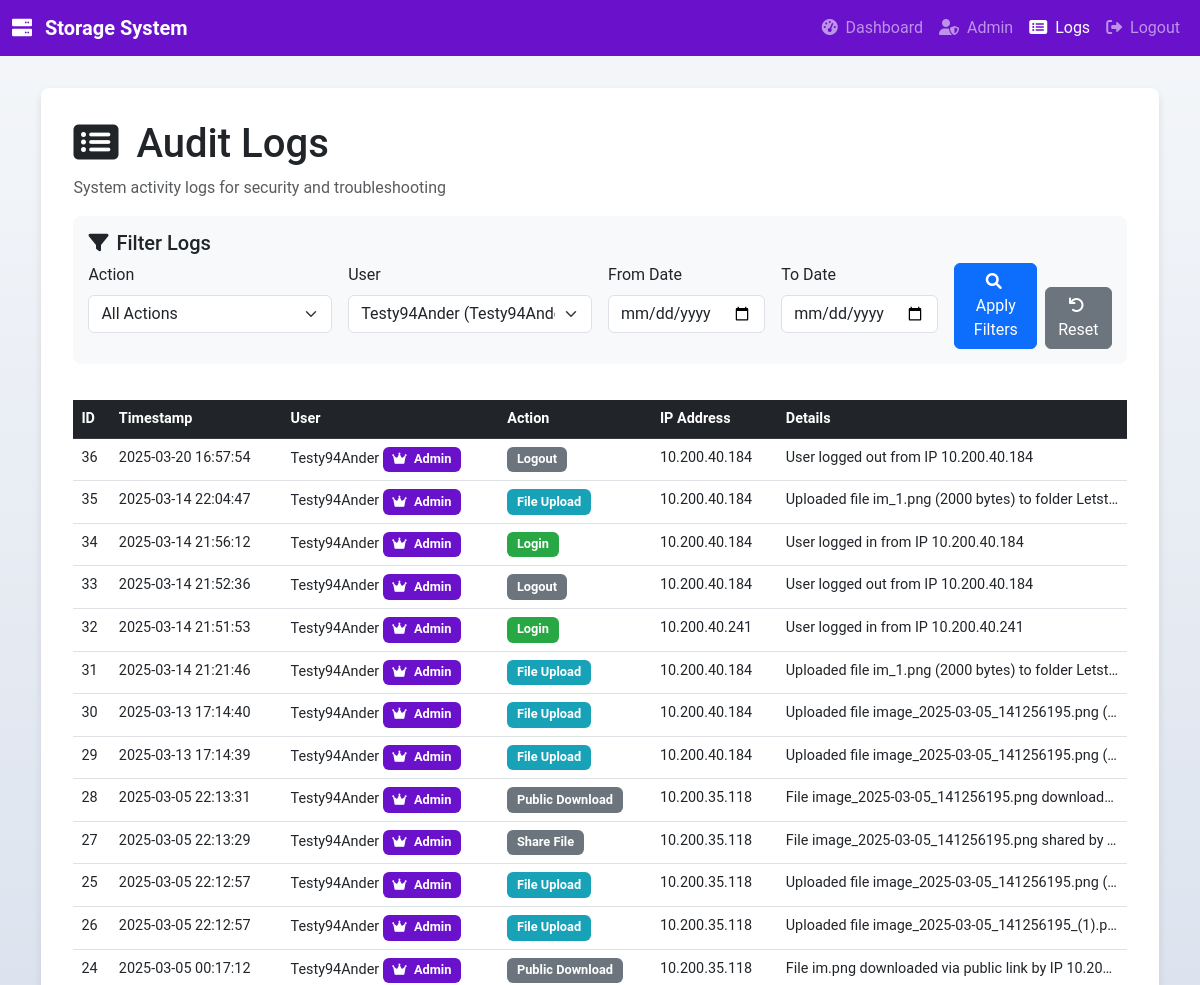
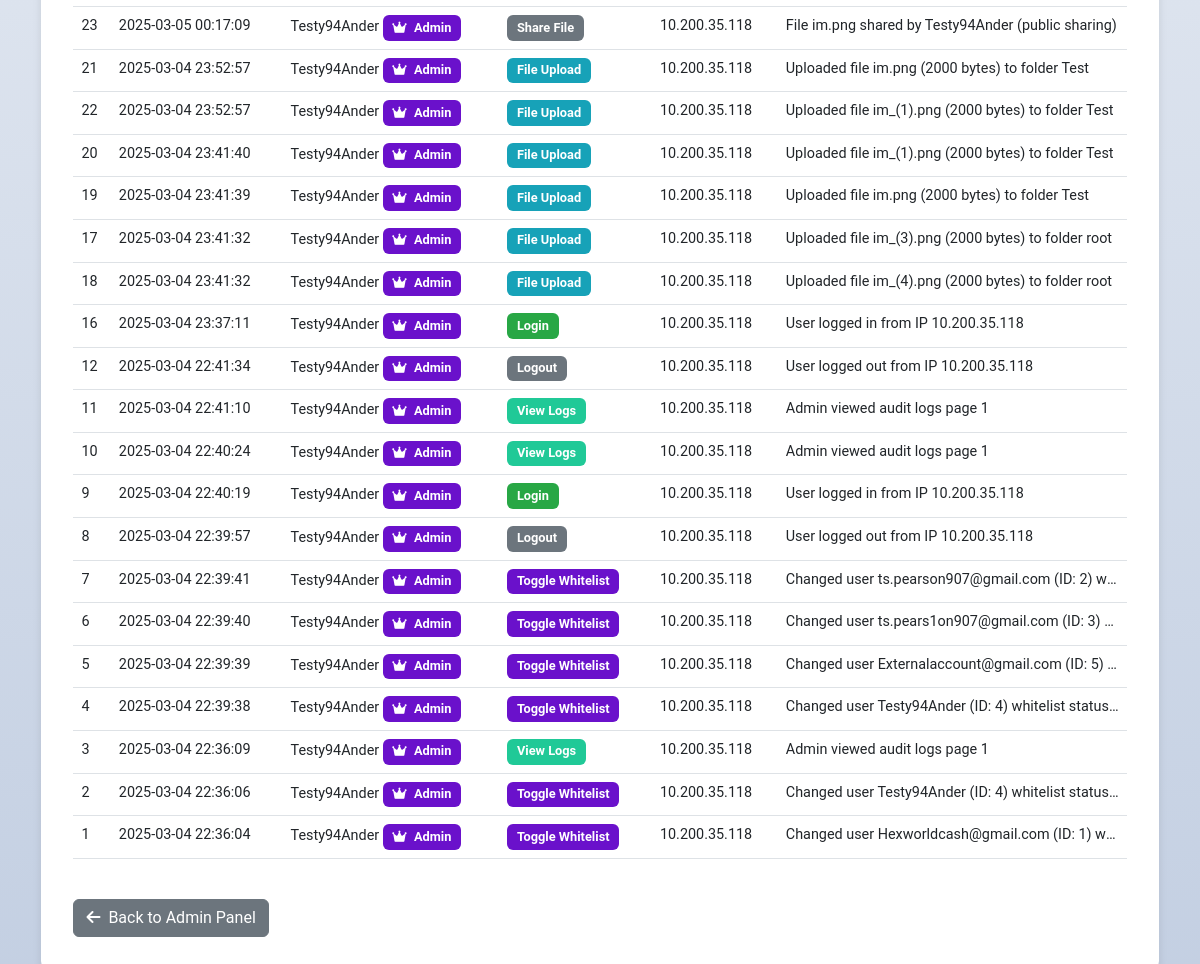
Screenshot of /admin/logs?user_id=4 (signed in) with the database file from the repository (2 pictures, top to bottom).
### app/models.py (models this page shows, shortened)
class AuditLog(db.Model):
    __tablename__ = 'AuditLog'
    id = db.Column(db.Integer, primary_key=True)
    timestamp = db.Column(db.DateTime, default=db.func.now())
    user_id = db.Column(db.Integer, db.ForeignKey('User.id'), nullable=False)
    action = db.Column(db.String(255), nullable=False)  # Type of action (login, upload, delete, etc.)
    details = db.Column(db.Text, nullable=True)  # Additional details about the action
    ip_address = db.Column(db.String(45), nullable=True)  # Store IP address (IPv4 or IPv6)
    user = db.relationship('User', backref=db.backref('audit_logs', lazy=True))

class User(db.Model, UserMixin):
    __tablename__ = 'User'
    id = db.Column(db.Integer, primary_key=True)
    username = db.Column(db.String(80), unique=True, nullable=False)
    email = db.Column(db.String(120), unique=True, nullable=False)
    password = db.Column(db.String(200), nullable=False)
    is_whitelisted = db.Column(db.Boolean, default=False)  # New field for whitelist status
    is_admin = db.Column(db.Boolean, default=False)  # Admin status flag

### app/routes.py (the view, shortened to what this page needs)
@main.route('/admin/logs', methods=['GET'])
@login_required
def admin_logs():
    if not current_user.is_admin:
        flash('You do not have permission to access this page.', 'danger')
        log_audit_event('access_denied', f"Non-admin user attempted to access audit logs")
        return redirect(url_for('main.dashboard'))
    page = request.args.get('page', 1, type=int)
    per_page = 50  # Number of logs per page
    action_filter = request.args.get('action', '')
    user_filter = request.args.get('user_id', '', type=str)
    date_from = request.args.get('date_from', '')
    date_to = request.args.get('date_to', '')
    query = AuditLog.query.order_by(AuditLog.timestamp.desc())
    if action_filter:
        query = query.filter(AuditLog.action == action_filter)
    if user_filter:
        query = query.filter(AuditLog.user_id == user_filter)
    if date_from:
        try:
            date_from_obj = datetime.strptime(date_from, '%Y-%m-%d')
            query = query.filter(AuditLog.timestamp >= date_from_obj)
        except ValueError:
            flash('Invalid date format for From Date', 'warning')
    all_actions = db.session.query(AuditLog.action).distinct().all()
    actions = [action[0] for action in all_actions]
    all_users = User.query.all()
    logs = query.paginate(page=page, per_page=per_page, error_out=False)
    log_audit_event('view_logs', f"Admin viewed audit logs page {page}")
    return render_template('admin_logs.html',
                          logs=logs,
                          actions=actions,
                          users=all_users,
                          current_action=action_filter,
                          current_user_filter=user_filter,
                          date_from=date_from,
                          date_to=date_to)

### app/routes.py (called while the page is built)
def log_audit_event(action, details=None):
    try:
        if current_user.is_authenticated:
            ip_address = request.remote_addr
            audit_log = AuditLog(
                user_id=current_user.id,
                action=action,
                details=details,
                ip_address=ip_address
            )
            db.session.add(audit_log)
            db.session.commit()
            print(colored(f"AUDIT: {action} by {current_user.username} - {details}", "cyan"), file=sys.stderr)
    except Exception as e:
        print(colored(f"ERROR logging audit event: {str(e)}", "red"), file=sys.stderr)
        db.session.rollback()

### app/templates/admin_logs.html (shortened to what this page needs)
<!DOCTYPE html>
<html lang="en">
<head>
    <link href="https://cdn.jsdelivr.net/npm/bootstrap@5.3.0/dist/css/bootstrap.min.css" rel="stylesheet">
    <link href="https://cdnjs.cloudflare.com/ajax/libs/font-awesome/6.0.0-beta3/css/all.min.css" rel="stylesheet">
</head>
<body>
    <nav class="navbar navbar-expand-lg navbar-dark">
        <div class="container-fluid">
            <a class="navbar-brand" href="{{ url_for('main.dashboard') }}">
                <i class="fas fa-server me-2"></i>
                Storage System
            </a>
            <div class="collapse navbar-collapse" id="navbarNav">
                <ul class="navbar-nav ms-auto">
                    <li class="nav-item">
                        <a class="nav-link" href="{{ url_for('main.dashboard') }}">
                            <i class="fas fa-tachometer-alt me-1"></i>
                            Dashboard
                        </a>
                    </li>
                    <li class="nav-item">
                        <a class="nav-link" href="{{ url_for('main.admin_panel') }}">
                            <i class="fas fa-user-shield me-1"></i>
                            Admin
                        </a>
                    </li>
                    <li class="nav-item">
                        <a class="nav-link active" href="{{ url_for('main.admin_logs') }}">
                            <i class="fas fa-list-alt me-1"></i>
                            Logs
                        </a>
                    </li>
                    <li class="nav-item">
                        <a class="nav-link" href="{{ url_for('main.logout') }}">
                            <i class="fas fa-sign-out-alt me-1"></i>
                            Logout
                        </a>
                    </li>
                </ul>
            </div>
        </div>
    </nav>
    <div class="container-fluid">
        <div class="admin-panel">
            <h1>
                <i class="fas fa-list-alt me-2"></i>
                Audit Logs
            </h1>
            <p class="text-muted">System activity logs for security and troubleshooting</p>
            <div class="filter-section">
                <h5><i class="fas fa-filter me-2"></i>Filter Logs</h5>
                <form action="{{ url_for('main.admin_logs') }}" method="GET" class="row g-3">
                    <div class="col-md-3">
                        <label for="action" class="form-label">Action</label>
                        <select class="form-select" id="action" name="action">
                            <option value="">All Actions</option>
                        </select>
                    </div>
                    <div class="col-md-3">
                        <label for="user_id" class="form-label">User</label>
                        <select class="form-select" id="user_id" name="user_id">
                            {% for user in users %}
                                <option value="{{ user.id }}" {% if current_user_filter|int == user.id %}selected{% endif %}>
                                    {{ user.username }} ({{ user.email }})
                                </option>
                            {% endfor %}
                        </select>
                    </div>
                    <div class="col-md-2">
                        <label for="date_from" class="form-label">From Date</label>
                        <input type="date" class="form-control" id="date_from" name="date_from" value="{{ date_from }}">
                    </div>
                    <div class="col-md-2">
                        <label for="date_to" class="form-label">To Date</label>
                        <input type="date" class="form-control" id="date_to" name="date_to" value="{{ date_to }}">
                    </div>
                    <div class="col-md-2 d-flex align-items-end">
                        <button type="submit" class="btn btn-primary me-2">
                            <i class="fas fa-search me-1"></i> Apply Filters
                        </button>
                        <a href="{{ url_for('main.admin_logs') }}" class="btn btn-secondary">
                            <i class="fas fa-undo me-1"></i> Reset
                        </a>
                    </div>
                </form>
            </div>
            <div class="table-responsive">
                <table class="table table-hover log-table">
                    <thead class="table-dark">
                        <tr>
                            <th>ID</th>
                            <th>Timestamp</th>
                            <th>User</th>
                            <th>Action</th>
                            <th>IP Address</th>
                            <th>Details</th>
                        </tr>
                    </thead>
                    <tbody>
                        {% for log in logs.items %}
                            <tr>
                                <td>{{ log.id }}</td>
                                <td>{{ log.timestamp.strftime('%Y-%m-%d %H:%M:%S') }}</td>
                                <td>
                                    {% set log_user = users|selectattr('id', 'eq', log.user_id)|first %}
                                    {% if log_user %}
                                        {{ log_user.username }}
                                        {% if log_user.is_admin %}
                                        <span class="badge badge-admin">
                                            <i class="fas fa-crown me-1"></i>
                                            Admin
                                        </span>
                                        {% endif %}
                                    {% else %}
                                        User ID: {{ log.user_id }} (deleted)
                                    {% endif %}
                                </td>
                                <td>
                                    <span class="badge badge-{{ log.action }} {% if log.action not in ['login', 'logout', 'file_upload', 'toggle_whitelist', 'error', 'security_violation', 'access_denied', 'upload_blocked', 'upload_error', 'view_logs'] %}badge-default{% endif %}">
                                        {{ log.action | replace('_', ' ') | title }}
                                    </span>
                                </td>
                                <td>{{ log.ip_address }}</td>
                                <td class="log-details">{{ log.details }}</td>
                            </tr>
                        {% else %}
                            <tr>
                                <td colspan="6" class="text-center">No logs found matching your criteria</td>
                            </tr>
                        {% endfor %}
                    </tbody>
                </table>
            </div>
            <div class="mt-4">
                <a href="{{ url_for('main.admin_panel') }}" class="btn btn-secondary">
                    <i class="fas fa-arrow-left me-1"></i>
                    Back to Admin Panel
                </a>
            </div>
        </div>
    </div>
</body>
</html>

### app/templates/admin_logs.html (style rules this page uses)
body { font-family: 'Roboto', sans-serif; background: linear-gradient(to bottom, #f5f7fa, #c3cfe2); min-height: 100vh; }
.navbar { background: #6a11cb; color: white; }
.navbar .navbar-brand { font-weight: bold; color: white; }
.admin-panel { background: white; border-radius: 8px; box-shadow: 0 4px 8px rgba(0, 0, 0, 0.1); padding: 2rem; margin: 2rem auto; max-width: 95%; }
.table { margin-top: 1rem; }
.badge { font-size: 0.8rem; padding: 0.4rem 0.6rem; }
.badge-admin { background-color: #6a11cb; }
.filter-section { background-color: #f8f9fa; padding: 15px; border-radius: 8px; margin-bottom: 20px; }
.log-table { font-size: 0.9rem; }
.log-details { max-width: 300px; overflow: hidden; text-overflow: ellipsis; white-space: nowrap; }
.badge-login { background-color: #28a745; color: white; }
.badge-logout { background-color: #6c757d; color: white; }
.badge-file_upload { background-color: #17a2b8; color: white; }
.badge-toggle_whitelist { background-color: #6a11cb; color: white; }
.badge-view_logs { background-color: #20c997; color: white; }
.badge-default { background-color: #6c757d; color: white; }

### rows the page displays
AuditLog: id "36", timestamp "2025-03-20 16:57:54", action "Logout", ip_address "10.200.40.184", details "User logged out from IP 10.200.40.184"
User: username "Testy94Ander"
AuditLog: id "35", timestamp "2025-03-14 22:04:47", action "File Upload", ip_address "10.200.40.184", details "Uploaded file im_1.png (2000 bytes) to folder Letst…"
AuditLog: id "34", timestamp "2025-03-14 21:56:12", action "Login", ip_address "10.200.40.184", details "User logged in from IP 10.200.40.184"
AuditLog: id "33", timestamp "2025-03-14 21:52:36", action "Logout", ip_address "10.200.40.184", details "User logged out from IP 10.200.40.184"
AuditLog: id "32", timestamp "2025-03-14 21:51:53", action "Login", ip_address "10.200.40.241", details "User logged in from IP 10.200.40.241"
AuditLog: id "31", timestamp "2025-03-14 21:21:46", action "File Upload", ip_address "10.200.40.184", details "Uploaded file im_1.png (2000 bytes) to folder Letst…"
AuditLog: id "30", timestamp "2025-03-13 17:14:40", action "File Upload", ip_address "10.200.40.184", details "Uploaded file image_2025-03-05_141256195.png (…"
AuditLog: id "29", timestamp "2025-03-13 17:14:39", action "File Upload", ip_address "10.200.40.184", details "Uploaded file image_2025-03-05_141256195.png (…"
AuditLog: id "28", timestamp "2025-03-05 22:13:31", action "Public Download", ip_address "10.200.35.118", details "File image_2025-03-05_141256195.png download…"
AuditLog: id "27", timestamp "2025-03-05 22:13:29", action "Share File", ip_address "10.200.35.118", details "File image_2025-03-05_141256195.png shared by…"
AuditLog: id "25", timestamp "2025-03-05 22:12:57", action "File Upload", ip_address "10.200.35.118", details "Uploaded file image_2025-03-05_141256195.png (…"
AuditLog: id "26", timestamp "2025-03-05 22:12:57", action "File Upload", ip_address "10.200.35.118", details "Uploaded file image_2025-03-05_141256195_(1).p…"
AuditLog: id "24", timestamp "2025-03-05 00:17:12", action "Public Download", ip_address "10.200.35.118", details "File im.png downloaded via public link by IP 10.20…"
AuditLog: id "23", timestamp "2025-03-05 00:17:09", action "Share File", ip_address "10.200.35.118", details "File im.png shared by Testy94Ander (public sharing)"
AuditLog: id "21", timestamp "2025-03-04 23:52:57", action "File Upload", ip_address "10.200.35.118", details "Uploaded file im.png (2000 bytes) to folder Test"
AuditLog: id "22", timestamp "2025-03-04 23:52:57", action "File Upload", ip_address "10.200.35.118", details "Uploaded file im_(1).png (2000 bytes) to folder Test"
AuditLog: id "20", timestamp "2025-03-04 23:41:40", action "File Upload", ip_address "10.200.35.118", details "Uploaded file im_(1).png (2000 bytes) to folder Test"
AuditLog: id "19", timestamp "2025-03-04 23:41:39", action "File Upload", ip_address "10.200.35.118", details "Uploaded file im.png (2000 bytes) to folder Test"
AuditLog: id "17", timestamp "2025-03-04 23:41:32", action "File Upload", ip_address "10.200.35.118", details "Uploaded file im_(3).png (2000 bytes) to folder root"
AuditLog: id "18", timestamp "2025-03-04 23:41:32", action "File Upload", ip_address "10.200.35.118", details "Uploaded file im_(4).png (2000 bytes) to folder root"
AuditLog: id "16", timestamp "2025-03-04 23:37:11", action "Login", ip_address "10.200.35.118", details "User logged in from IP 10.200.35.118"
AuditLog: id "12", timestamp "2025-03-04 22:41:34", action "Logout", ip_address "10.200.35.118", details "User logged out from IP 10.200.35.118"
AuditLog: id "11", timestamp "2025-03-04 22:41:10", action "View Logs", ip_address "10.200.35.118", details "Admin viewed audit logs page 1"
AuditLog: id "10", timestamp "2025-03-04 22:40:24", action "View Logs", ip_address "10.200.35.118", details "Admin viewed audit logs page 1"
AuditLog: id "9", timestamp "2025-03-04 22:40:19", action "Login", ip_address "10.200.35.118", details "User logged in from IP 10.200.35.118"
AuditLog: id "8", timestamp "2025-03-04 22:39:57", action "Logout", ip_address "10.200.35.118", details "User logged out from IP 10.200.35.118"
AuditLog: id "7", timestamp "2025-03-04 22:39:41", action "Toggle Whitelist", ip_address "10.200.35.118", details "Changed user ts.pearson907@gmail.com (ID: 2) w…"
AuditLog: id "6", timestamp "2025-03-04 22:39:40", action "Toggle Whitelist", ip_address "10.200.35.118", details "Changed user ts.pears1on907@gmail.com (ID: 3)…"
AuditLog: id "5", timestamp "2025-03-04 22:39:39", action "Toggle Whitelist", ip_address "10.200.35.118", details "Changed user Externalaccount@gmail.com (ID: 5)…"
AuditLog: id "4", timestamp "2025-03-04 22:39:38", action "Toggle Whitelist", ip_address "10.200.35.118", details "Changed user Testy94Ander (ID: 4) whitelist status…"
AuditLog: id "3", timestamp "2025-03-04 22:36:09", action "View Logs", ip_address "10.200.35.118", details "Admin viewed audit logs page 1"
AuditLog: id "2", timestamp "2025-03-04 22:36:06", action "Toggle Whitelist", ip_address "10.200.35.118", details "Changed user Testy94Ander (ID: 4) whitelist status…"
AuditLog: id "1", timestamp "2025-03-04 22:36:04", action "Toggle Whitelist", ip_address "10.200.35.118", details "Changed user Hexworldcash@gmail.com (ID: 1) w…"

### other values shown
form field user_id "Testy94Ander (Testy94Ander@gmail.com)"
